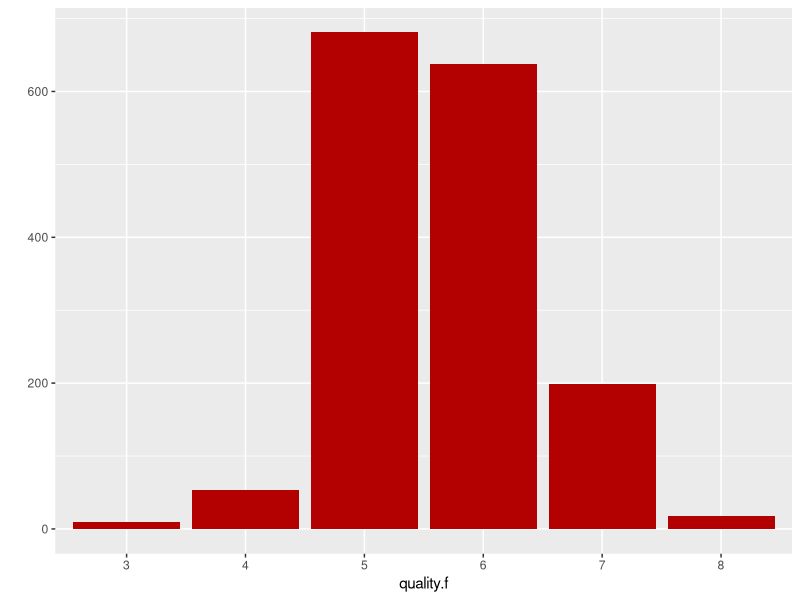
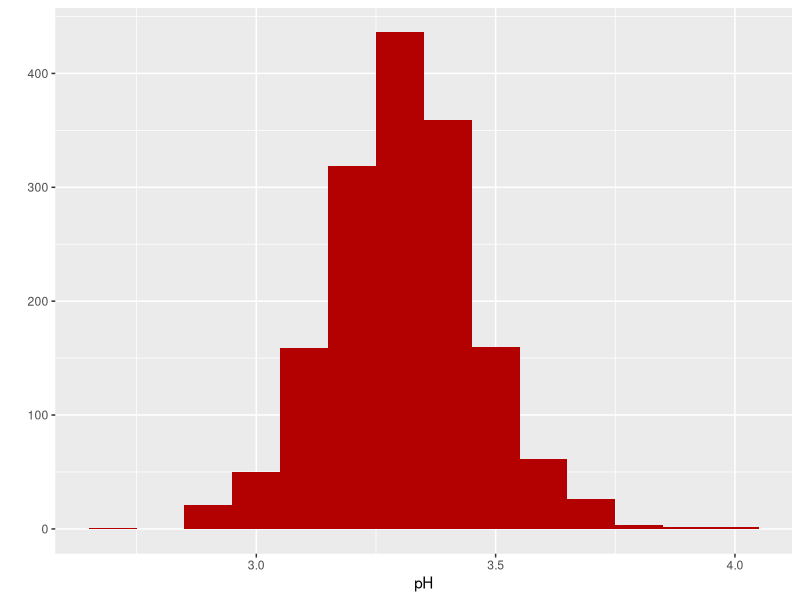
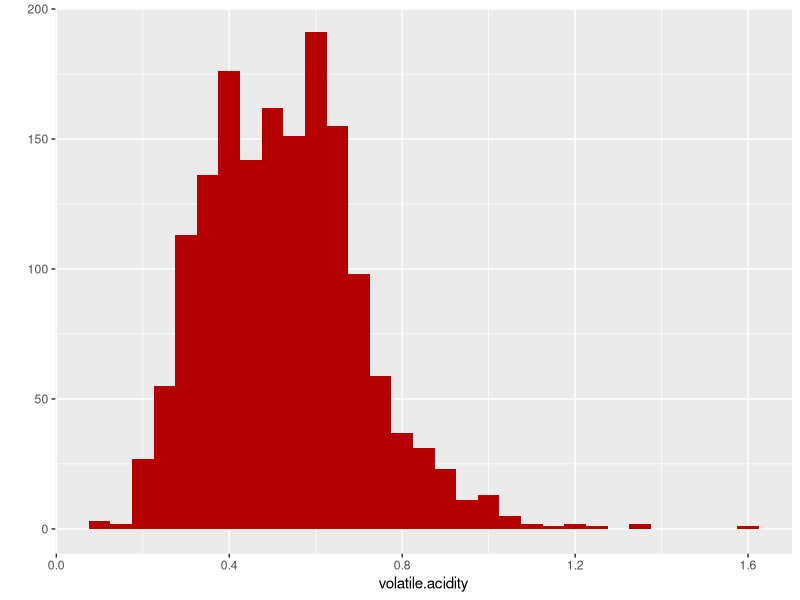
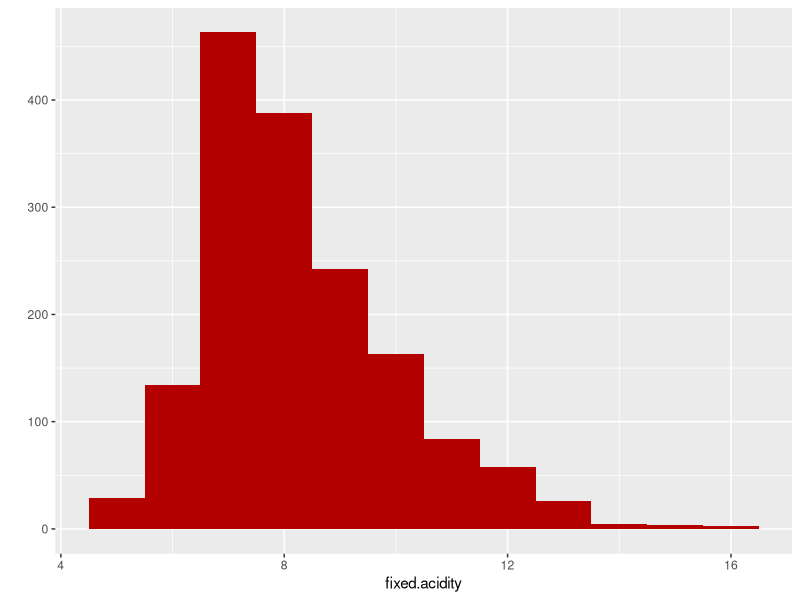
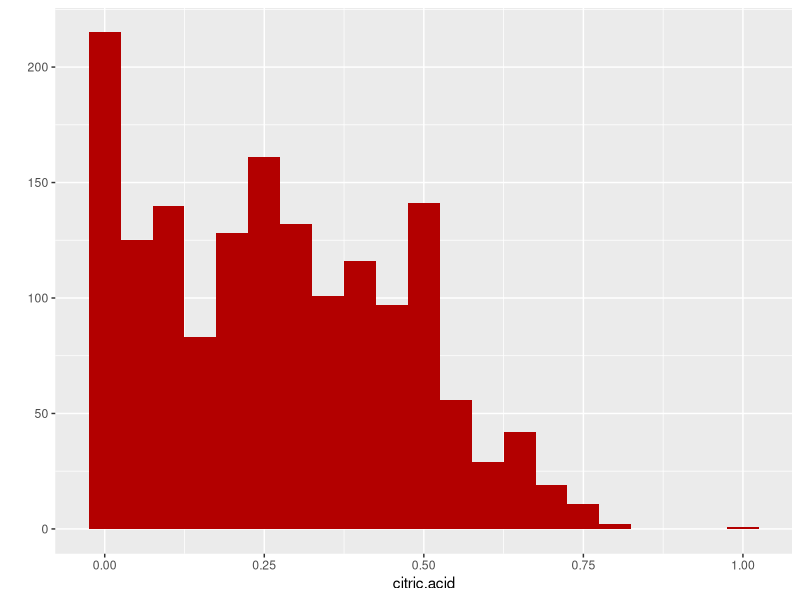
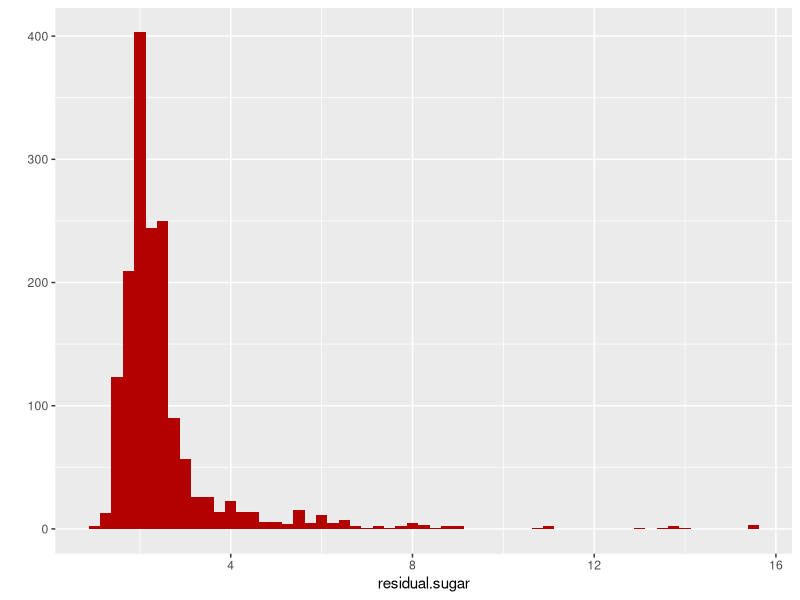
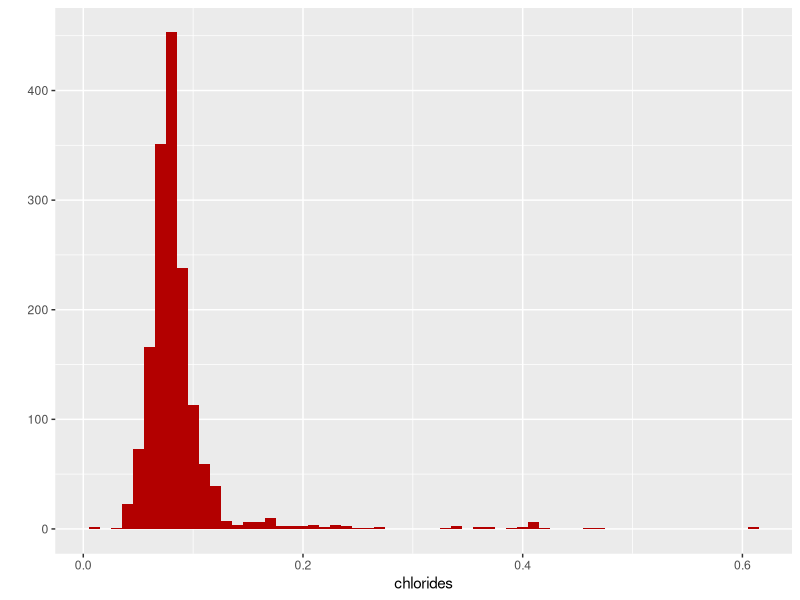
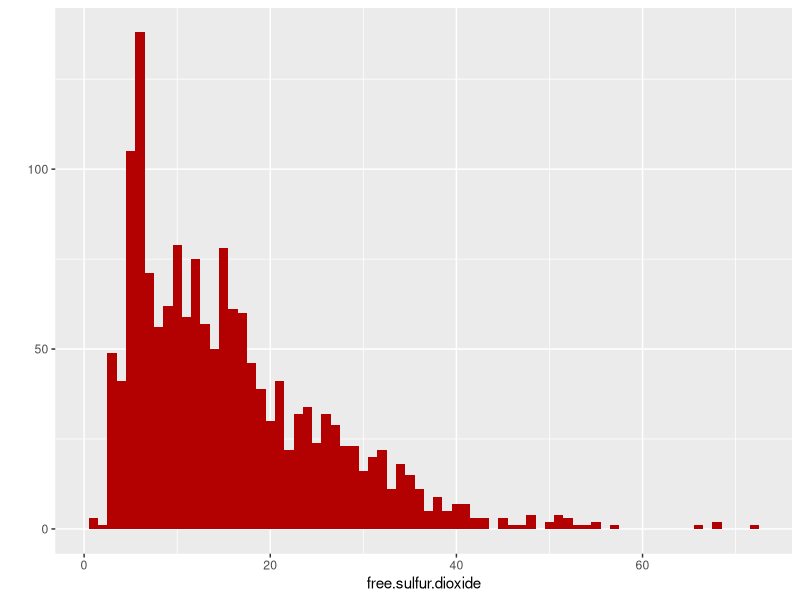

Write R code to recreate these figures, in order.
## ---- chunk 1
library(ggplot2)


## ---- chunk 2
rw <- read.csv('wineQualityReds.csv')

##check to see if all the headers are present and look at the variables
names(rw)


## ---- chunk 3
##looking at a summary of the variables
summary(rw)
## ---- chunk 4

##changing quality to a factor
rw$quality.f <- factor(rw$quality, levels = c('3', '4', '5', '6', '7', '8', '9'))

## ---- chunk 5

##looking at the structure of the data set
str(rw)
## ---- chunk 6

##plotting bar graph of the quality and the count of each wine in those categories
qplot(data = rw, x = quality.f, fill = I('#b30000'))


## ---- chunk 7
##this creates a table that will let one see the numeric count of the wines for each rating
table(rw$quality)

## ---- chunk 8
##histogram of pH
qplot(data = rw, x = pH, fill = I('#b30000'), binwidth = 0.1)


## ---- chunk 9
##histogram of volatile acidity
qplot(data = rw, x = volatile.acidity, fill = I('#b30000'), binwidth = 0.05)

## ---- chunk 10
##histogram of fixed acidity
qplot(data = rw, x = fixed.acidity, fill = I('#b30000'), binwidth = 1)

## ---- chunk 11
##histogram of citric acid
qplot(data = rw, x = citric.acid, fill = I('#b30000'), binwidth = 0.05)

## ---- chunk 12
##histogram of the residual sugar
qplot(data = rw, x = residual.sugar, fill = I('#b30000'), binwidth = 0.25)

## ---- chunk 13
##historgram of the chlorides
qplot(data = rw, x = chlorides, fill = I('#b30000'), binwidth = 0.01)

## ---- chunk 14
##histogram of the free sulfur dioxide
qplot(data = rw, x = free.sulfur.dioxide, fill = I('#b30000'), binwidth = 1)

## ---- chunk 15
##histogram total sulfur dioxide
qplot(data = rw, x = total.sulfur.dioxide, fill = I('#b30000'), binwidth = 5)

## ---- chunk 16
##histogram of density
qplot(data = rw, x = density, fill = I('#b30000'), binwidth = 0.001)

## ---- chunk 17
##histogram of sulphates
qplot(data = rw, x = sulphates, fill = I('#b30000'), binwidth = 0.05)

## ---- chunk 18
##histogram of alcohol
qplot(data = rw, x = alcohol, fill = I('#b30000'), binwidth = 0.1)

## ---- chunk 19
##calculation of pearson's correlation coefficient between quality and volatile.acidity
with(rw, cor.test(quality, volatile.acidity, method = 'pearson'))

## ---- chunk 20
##plot of the scatter plot for 2 variables
##geom_smooth aids the eye in seeing the patterns with a line

ggplot(aes(y = volatile.acidity, x = quality), data = rw) +
  geom_jitter(alpha = 1/5) +
  geom_smooth(method=lm)
  

## ---- chunk 21
with(rw, cor.test(quality, fixed.acidity, method = 'pearson'))
## ---- chunk 22

##plot of the scatter plot for 2 variables
##geom_smooth aids the eye in seeing the patterns with a line
ggplot(aes(y = fixed.acidity, x = quality), data = rw) +
  geom_jitter(alpha = 1/5) +
  geom_smooth(method=lm)

## ---- chunk 23
with(rw, cor.test(quality, alcohol, method = 'pearson'))
## ---- chunk 24

##plot of the scatter plot for 2 variables
##geom_smooth aids the eye in seeing the patterns with a line

ggplot(aes(y = alcohol, x = quality), data = rw) +
  geom_jitter(alpha = 1/5) +
  geom_smooth(method=lm)
## ---- chunk 25
with(rw, cor.test(quality, sulphates, method = 'pearson'))
## ---- chunk 26
ggplot(aes(y = sulphates, x = quality), data = rw) +
  geom_jitter(alpha = 1/5) +
  geom_smooth(method=lm)
## ---- chunk 27
with(rw, cor.test(quality, pH, method = 'pearson'))
## ---- chunk 28
ggplot(aes(y = pH, x = quality), data = rw) +
  geom_jitter(alpha = 1/5) +
  geom_smooth(method=lm)
## ---- chunk 29
with(rw, cor.test(quality, residual.sugar, method = 'pearson'))
## ---- chunk 30
ggplot(aes(y = residual.sugar, x = quality), data = rw) +
  geom_jitter(alpha = 1/5) +
  geom_smooth(method=lm)
## ---- chunk 31
with(rw, cor.test(quality, sulphates, method = 'pearson'))
## ---- chunk 32
ggplot(aes(y = sulphates, x = quality), data = rw) +
  geom_jitter(alpha = 1/5) +
  geom_smooth(method=lm)
## ---- chunk 33
with(rw, cor.test(quality, density, method = 'pearson'))
## ---- chunk 34
ggplot(aes(y = density, x = quality), data = rw) +
  geom_jitter(alpha = 1/5) +
  geom_smooth(method=lm)
## ---- chunk 35
with(rw, cor.test(density, fixed.acidity, method = 'pearson'))
## ---- chunk 36
ggplot(aes(y = density, x = fixed.acidity), data = rw) +
  geom_jitter(alpha = 1/5) +
  geom_smooth(method=lm)
## ---- chunk 37
rw$quality.f <- factor(rw$quality, levels = c('3', '4', '5', '6', '7', '8', '9'))

ggplot(aes(x = volatile.acidity, y = pH, colour = quality.f), data = rw) + 
  geom_point(alpha = 0.5, size = 1,  position = 'jitter') +
  scale_color_brewer(type = 'div',
                     guide = guide_legend(title = 'Quality', reverse = T,
                                          override.aes = list(alpha = 1, size = 2))) +  
  scale_x_continuous(limits = c(0.2, 1),
                     breaks = c(0.2, 0.4, 0.6, 0.8, 1)) + 
  scale_y_continuous(limits = c(2.5, 4.5),
                     breaks = c(2.5, 3, 3.5, 4, 4.5, 5)) +
  ggtitle('pH vs. Volatile Acidity')

## ---- chunk 38


ggplot(aes(x = volatile.acidity, y = alcohol, colour = quality.f), data = rw) + 
  geom_point(alpha = 0.5, size = 1,  position = 'jitter') +
  scale_color_brewer(type = 'div',
                     guide = guide_legend(title = 'Quality', reverse = T,
                                          override.aes = list(alpha = 1, size = 2))) +  
  scale_x_continuous(limits = c(0, 1.6),
                     breaks = c(0, 0.5, 1.0 , 1.5, 2.0)) + 
  scale_y_continuous(limits = c(8, 15),
                     breaks = c(8, 9, 10, 11, 12, 13, 14, 15)) +
  ggtitle('Alcohol vs. Volatile Acidity')

## ---- chunk 39


ggplot(aes(x = density, y = alcohol, colour = quality.f), data = rw) + 
  geom_point(alpha = 0.5, size = 1,  position = 'jitter') +
  scale_color_brewer(type = 'div',
                     guide = guide_legend(title = 'Quality', reverse = T,
                                          override.aes = list(alpha = 1, size = 2))) +  
  scale_x_continuous(limits = c(0.99, 1),
                     breaks = c(0.99, 0.9925, 0.995, 0.9975, 1.0)) + 
  scale_y_continuous(limits = c(8, 15),
                     breaks = c(8, 9, 10, 11, 12, 13, 14, 15)) +
  ggtitle('Alcohol vs. Density')

## ---- chunk 40


ggplot(aes(x = volatile.acidity, y = sulphates, colour = quality.f), data = rw) + 
  geom_point(alpha = 0.5, size = 1,  position = 'jitter') +
  scale_color_brewer(type = 'div',
                     guide = guide_legend(title = 'Quality', reverse = T,
                                          override.aes = list(alpha = 1, size = 2))) +  
  scale_x_continuous(limits = c(0, 1.6),
                     breaks = c(0, 0.5, 1.0 , 1.5, 2.0)) + 
  scale_y_continuous(limits = c(0, 1),
                     breaks = c(0, 0.25, 0.5, 0.75, 1)) +
  ggtitle('Sulphates vs. Volatile Acidity')

## ---- chunk 41
ggplot(aes(x = quality.f), data = rw) +
  geom_bar(stat = 'Count', fill = I('#b30000')) +
  xlab('Quality') +
  ggtitle('Distribution of Wine Qualities') + 
  theme(text = element_text(size = 10))


## ---- chunk 42

ggplot(aes(x = volatile.acidity, y = alcohol, colour = quality.f), data = rw) + 
  geom_point(alpha = 0.5, size = 1,  position = 'jitter') +
  scale_color_brewer(type = 'div',
                     guide = guide_legend(title = 'Quality', reverse = T,
                                          override.aes = list(alpha = 1, size = 2))) +  
  scale_x_continuous(limits = c(0, 1.6),
                     breaks = c(0, 0.5, 1.0 , 1.5, 2.0)) + 
  scale_y_continuous(limits = c(8, 15),
                     breaks = c(8, 9, 10, 11, 12, 13, 14, 15)) +
  xlab('Volatile Acidity (g / dm^3)') +
  ylab('Alcohol (% by volume)') +
  ggtitle('Alcohol vs. Volatile Acidity')

## ---- chunk 43
ggplot(aes(x = volatile.acidity, y = sulphates, colour = quality.f), data = rw) + 
  geom_point(alpha = 0.5, size = 1,  position = 'jitter') +
  scale_color_brewer(type = 'div',
                     guide = guide_legend(title = 'Quality', reverse = T,
                                          override.aes = list(alpha = 1, size = 2))) +  
  scale_x_continuous(limits = c(0, 1.6),
                     breaks = c(0, 0.5, 1.0 , 1.5, 2.0)) + 
  scale_y_continuous(limits = c(0.25, 1),
                     breaks = c(0.25, 0.5, 0.75, 1)) +
  xlab('Volatile Acidity (g / dm^3)') +
  ylab('Sulphates (g / dm3)') +
  ggtitle('Sulphates vs. Volatile Acidity')

